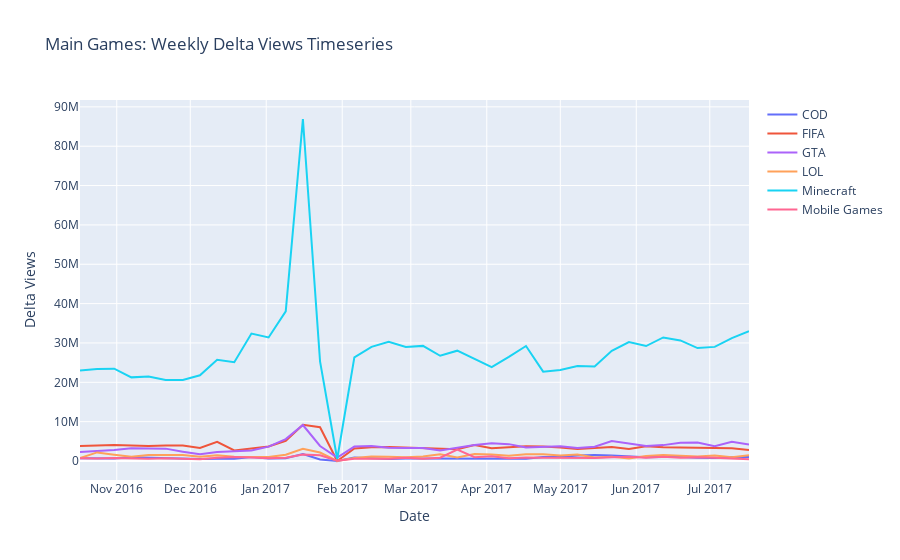

Notebook source saved alongside this figure:
### Code cell
fig = go.Figure()

for (game, game_df) in sample_beforeF:
    fig.add_trace(go.Scatter(
        x=game_df['datetime'],
        y=game_df['delta_views'],
        mode='lines',
        name=game,
        line=dict(color=colors[game]),
    ))

fig.update_layout(
        title=f"Main Games: Weekly Delta Views Timeseries",
        xaxis_title='Date',
        yaxis_title='Delta Views',
        showlegend=True
    )

fig.write_html(f"plots/dviews_beforeF.html")

fig.show()
